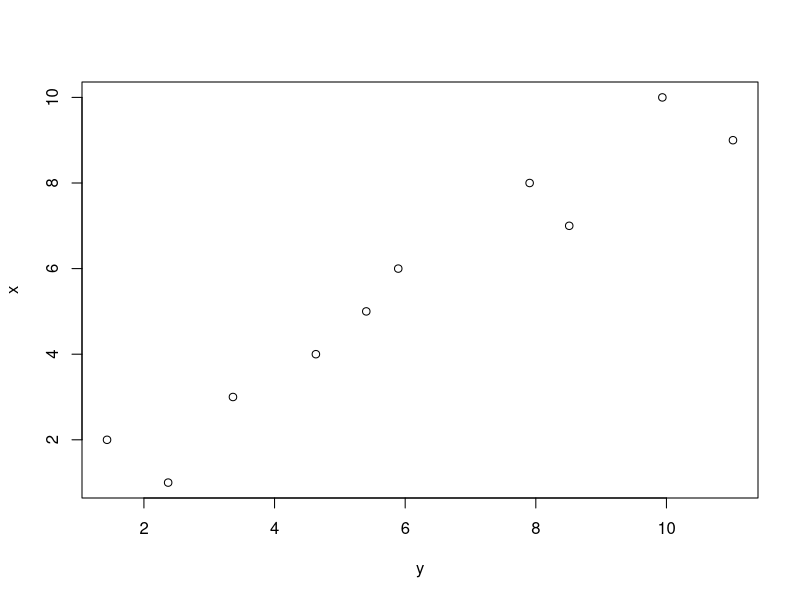
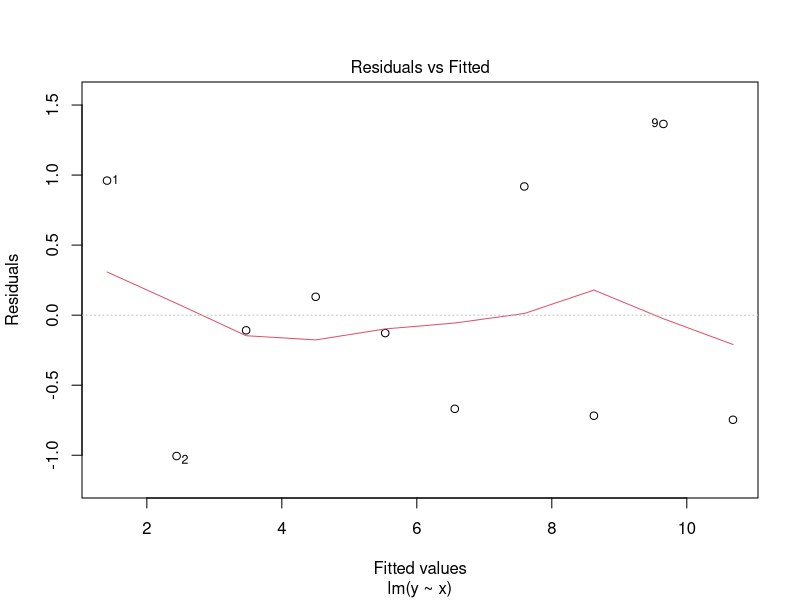
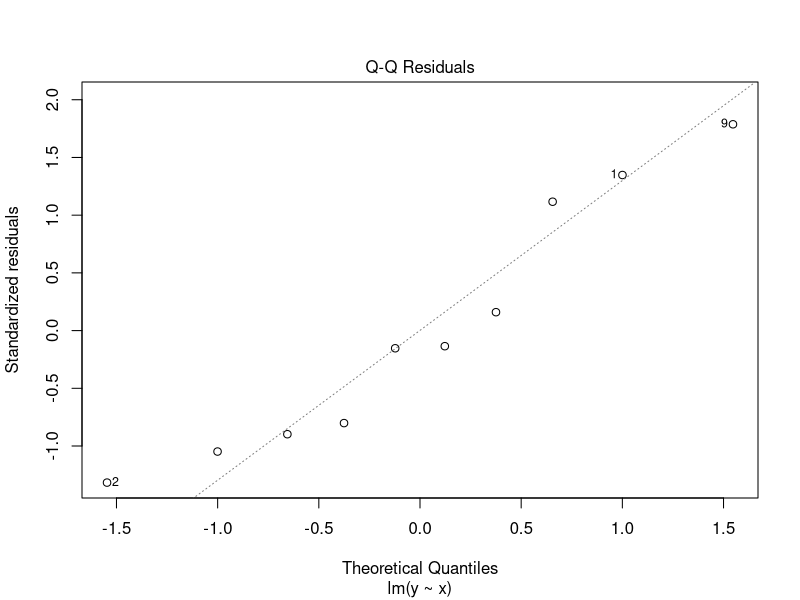
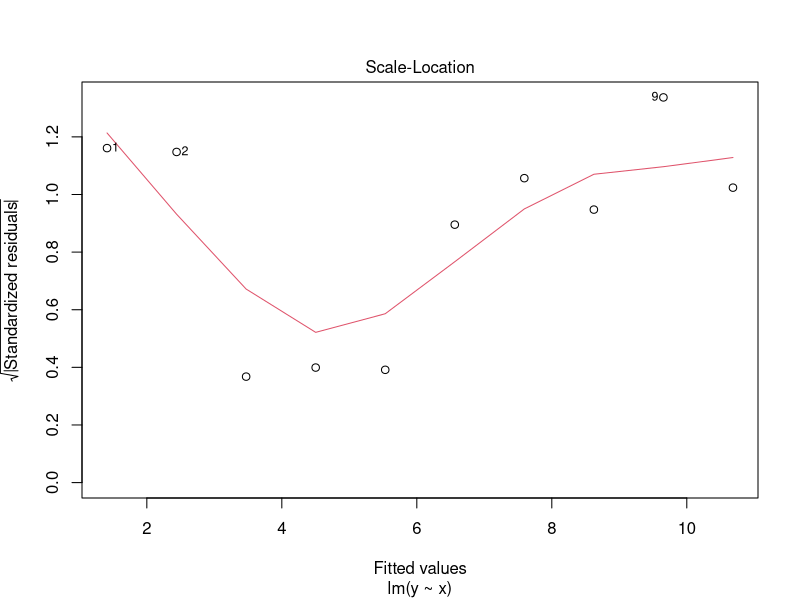
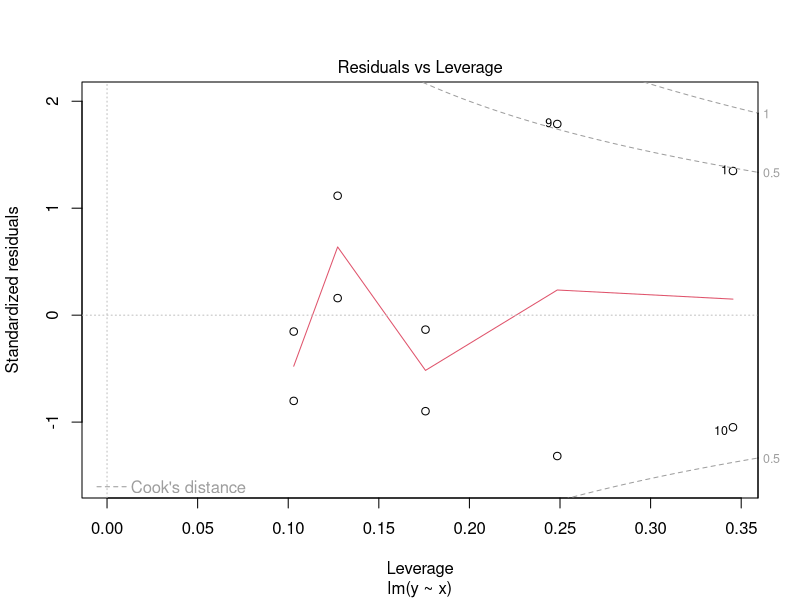
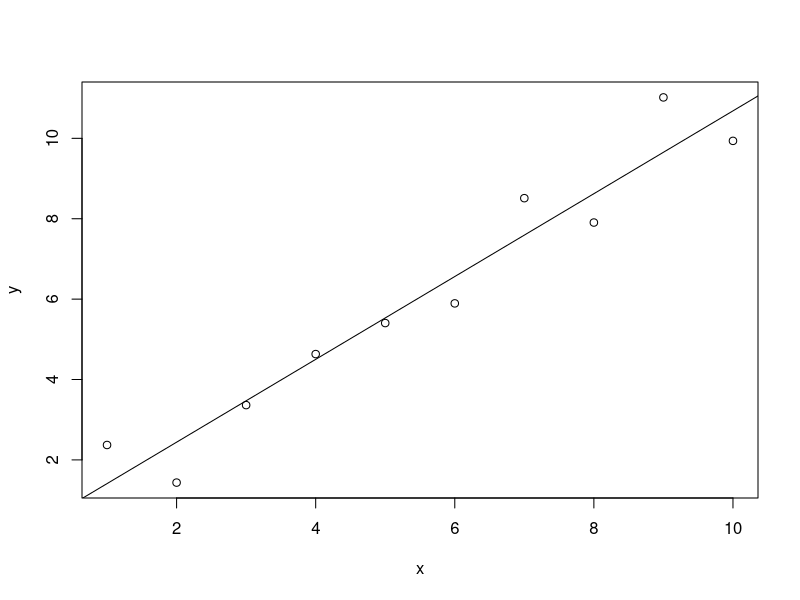

The R script that drew these images, in order: (Note: this script raises an error after producing the figures.)
set.seed(2018)

dat1 <- as.integer(10*runif(12))

mat1 <- matrix(dat1, nrow = 3,ncol = 3, byrow = TRUE)

mat1

#apply((matrix, margin- 1 or 2), function)
#1 is rows first
#2 is cols first
apply(mat1, 2, sum)

myfunc <- function(v){
  return (sum(v)+20)
}

a<- 2:4

myfunc(a)

myfunc(mat1)

apply(mat1, 1, myfunc)

df1 <- as.data.frame(mat1)

c2 <- as.character(mat1[,2])

df2 <- cbind(df1, c2)


myfunc2 <- function(v){
  if (is.numeric(v)){
    return (sum(v)+20)
  }
  else{
    return (NA)
  }
}

x <- c(2, 5, 6, 7, 9, 4)
x1 <- c(x, NA)
mean(x)

mean(x1)

mean(x1, na.rm = TRUE)


#LAB
#question mark brings up the help line
?t.test

set.seed(42)
x <- 1:10
e <- rnorm(10, 0, 1)
y = x + e

t.test(x, y)
t.test(x, y, paired = TRUE)
#paired means first val compated to first, second to second, etc.

cor(x, y)

#modeling

plot(x~y)

model <- lm(y~x)
#lm = linear model
summary(model)
plot(model)

plot(y~x)
abline(model)

#iris dataset
iris
#dont want to call data sets like this because with big sets it will take a very long time

head(iris)
#gives first few entries

iris$Species

iris[5, ]
iris[ ,5]

iris$Sepal.Length
mean(iris$Sepal.Length)


#data cleaning
iris$Sepal.Length[15] <- 999
iris$Sepal.Length
#this value messes up the averages
mean(iris$Sepal.Length)

iris$Sepal.Length[15] <- NA
mean(iris$Sepal.Length)

mean(iris$Sepal.Length, na.rm = TRUE)

q <- NA
is.na(q)

iris <- na.omit(iris)

sum(is.na(iris$Sepal.Length))

iris <- data("iris")
model2 <- lm(Sepal.Length ~ Petal.Length + Species, data = iris)
summary(model2)

model3 <- lm(Sepal.Length ~ Petal.Length * Species, data = iris)
summary(model2)












